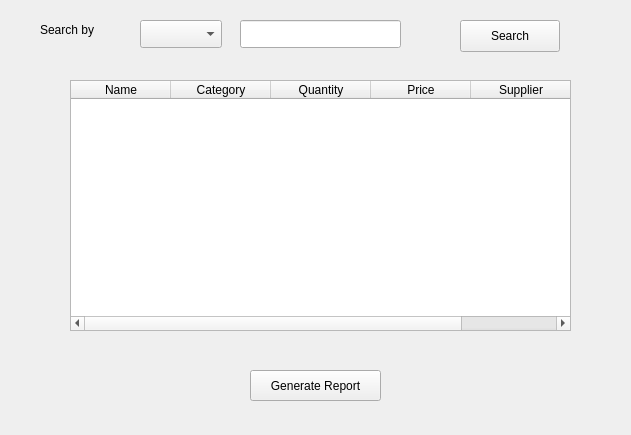
<?xml version="1.0" encoding="UTF-8"?>
<ui version="4.0">
 <class>staffInventory</class>
 <widget class="QWidget" name="staffInventory">
  <property name="geometry">
   <rect>
    <x>0</x>
    <y>0</y>
    <width>631</width>
    <height>435</height>
   </rect>
  </property>
  <property name="windowTitle">
   <string>Form</string>
  </property>
  <widget class="QLabel" name="label">
   <property name="geometry">
    <rect>
     <x>40</x>
     <y>20</y>
     <width>81</width>
     <height>20</height>
    </rect>
   </property>
   <property name="text">
    <string>Search by</string>
   </property>
  </widget>
  <widget class="QComboBox" name="Search_Category">
   <property name="geometry">
    <rect>
     <x>140</x>
     <y>20</y>
     <width>82</width>
     <height>28</height>
    </rect>
   </property>
  </widget>
  <widget class="QLineEdit" name="Search_bar">
   <property name="geometry">
    <rect>
     <x>240</x>
     <y>20</y>
     <width>161</width>
     <height>28</height>
    </rect>
   </property>
   <property name="text">
    <string/>
   </property>
  </widget>
  <widget class="QTableWidget" name="Items_Table">
   <property name="geometry">
    <rect>
     <x>70</x>
     <y>80</y>
     <width>501</width>
     <height>251</height>
    </rect>
   </property>
   <column>
    <property name="text">
     <string>Name</string>
    </property>
   </column>
   <column>
    <property name="text">
     <string>Category</string>
    </property>
   </column>
   <column>
    <property name="text">
     <string>Quantity</string>
    </property>
   </column>
   <column>
    <property name="text">
     <string>Price</string>
    </property>
   </column>
   <column>
    <property name="text">
     <string>Supplier</string>
    </property>
   </column>
  </widget>
  <widget class="QPushButton" name="searchButton">
   <property name="geometry">
    <rect>
     <x>460</x>
     <y>20</y>
     <width>100</width>
     <height>32</height>
    </rect>
   </property>
   <property name="text">
    <string>Search</string>
   </property>
  </widget>
  <widget class="QPushButton" name="generateReport">
   <property name="geometry">
    <rect>
     <x>250</x>
     <y>370</y>
     <width>131</width>
     <height>31</height>
    </rect>
   </property>
   <property name="text">
    <string>Generate Report</string>
   </property>
  </widget>
 </widget>
 <resources/>
 <connections/>
</ui>
